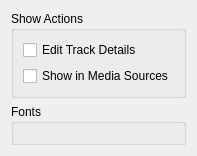
<?xml version="1.0" encoding="UTF-8"?>
<ui version="4.0">
 <class>currentTrackSettings</class>
 <widget class="QWidget" name="currentTrackSettings">
  <property name="geometry">
   <rect>
    <x>0</x>
    <y>0</y>
    <width>180</width>
    <height>156</height>
   </rect>
  </property>
  <property name="sizePolicy">
   <sizepolicy hsizetype="MinimumExpanding" vsizetype="MinimumExpanding">
    <horstretch>0</horstretch>
    <verstretch>0</verstretch>
   </sizepolicy>
  </property>
  <property name="windowTitle">
   <string>Current Track Settings</string>
  </property>
  <layout class="QVBoxLayout" name="verticalLayout">
   <item>
    <widget class="QGroupBox" name="showActionsGroupBox">
     <property name="sizePolicy">
      <sizepolicy hsizetype="Preferred" vsizetype="Preferred">
       <horstretch>0</horstretch>
       <verstretch>0</verstretch>
      </sizepolicy>
     </property>
     <property name="title">
      <string>Show Actions</string>
     </property>
     <layout class="QVBoxLayout" name="verticalLayout_2">
      <item>
       <widget class="QCheckBox" name="editTrackDetailsCheckBox">
        <property name="text">
         <string>Edit Track Details</string>
        </property>
       </widget>
      </item>
      <item>
       <widget class="QCheckBox" name="findInSourceCheckBox">
        <property name="text">
         <string>Show in Media Sources</string>
        </property>
       </widget>
      </item>
     </layout>
    </widget>
   </item>
   <item>
    <widget class="QGroupBox" name="fontsGroupBox">
     <property name="sizePolicy">
      <sizepolicy hsizetype="Preferred" vsizetype="Preferred">
       <horstretch>0</horstretch>
       <verstretch>0</verstretch>
      </sizepolicy>
     </property>
     <property name="title">
      <string>Fonts</string>
     </property>
     <layout class="QVBoxLayout" name="verticalLayout_3">
      <item>
       <widget class="KFontRequester" name="fontRequester">
        <property name="sizePolicy">
         <sizepolicy hsizetype="Preferred" vsizetype="Fixed">
          <horstretch>0</horstretch>
          <verstretch>0</verstretch>
         </sizepolicy>
        </property>
       </widget>
      </item>
     </layout>
    </widget>
   </item>
  </layout>
 </widget>
 <customwidgets>
  <customwidget>
   <class>KFontRequester</class>
   <extends>QWidget</extends>
   <header>kfontrequester.h</header>
  </customwidget>
 </customwidgets>
 <resources/>
 <connections/>
</ui>
